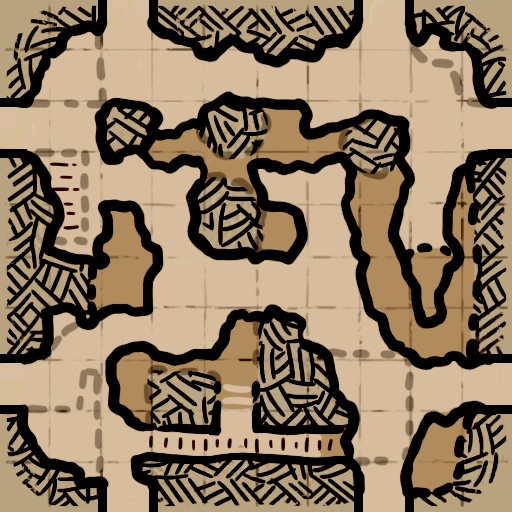
#> input picture data/modules/Cave/CaveMaze.png, 512 x 512 px; its folder holds only this picture in this run
$ python -i microgrid.py   (imports and definitions only)
#> lines starting #> are read from the running program, lines starting #| are printed output that depends on the picture
### detection/preprocess.py
"""detection/preprocess.py – Image preprocessing utilities.

All functions are pure (no side-effects, no global state) and accept a
PIL Image as their primary argument.  NumPy and OpenCV are used when
available; PIL-only fallbacks are provided for environments that have
only Pillow installed.
"""

from __future__ import annotations

from typing import Optional, Tuple

try:
    from PIL import Image, ImageFilter, ImageOps
    _HAVE_PIL = True
except ImportError:
    _HAVE_PIL = False

try:
    import numpy as np
    _HAVE_NUMPY = True
except ImportError:
    np = None  # type: ignore[assignment]
    _HAVE_NUMPY = False

try:
    import cv2 as _cv2
    _HAVE_CV2 = True
except ImportError:
    _cv2 = None  # type: ignore[assignment]
    _HAVE_CV2 = False


# ---------------------------------------------------------------------------
# Individual preprocessing helpers
# ---------------------------------------------------------------------------

# [130 lines left out: functions to_gray, apply_gamma, apply_clahe, apply_unsharp_mask, apply_autocontrast, not called in this run]


def sobel_edges(arr: "np.ndarray") -> "np.ndarray":
    """Compute Sobel edge magnitude from a 2-D float32 greyscale array.

    Uses a fast 3-tap finite-difference approximation.  Requires NumPy.
    Falls back to computing edges via PIL ``FIND_EDGES`` filter and
    returning a float32 array when NumPy is not available.

    Parameters
    ----------
    arr:
        2-D float32 NumPy array (H × W) with pixel values in [0, 255].

    Returns
    -------
    np.ndarray
        Float32 edge-magnitude array of the same shape as *arr*.
    """
    if _HAVE_NUMPY:
        f = arr.astype(np.float32)
        gx = f[1:-1, 2:] - f[1:-1, :-2]
        gy = f[2:, 1:-1] - f[:-2, 1:-1]
        mag = np.sqrt(gx * gx + gy * gy)
        out = np.zeros(arr.shape, dtype=np.float32)
        out[1:-1, 1:-1] = mag
        return out

    # NumPy not available: delegate to PIL and convert to a list-backed array
    pil_img = Image.fromarray(arr.astype("uint8") if hasattr(arr, "astype") else arr, mode="L")
    edges_pil = pil_img.filter(ImageFilter.FIND_EDGES)
    # Return as a plain 2-D list-of-lists so callers that check for ndarray
    # degrade gracefully; true ndarray returned only when numpy is present.
    w, h = edges_pil.size
    pixels = list(edges_pil.getdata())
    result = [[float(pixels[r * w + c]) for c in range(w)] for r in range(h)]
    return result  # type: ignore[return-value]


# ---------------------------------------------------------------------------
# Composite preprocessing pipeline
# ---------------------------------------------------------------------------

# [66 lines left out: function preprocess_for_detection, not called in this run]

### detection/microgrid.py
"""detection/microgrid.py – Micro-grid detection for the dungeon-map overlay.

The dungeon map image has a faint 10×10 sub-cell (micro-cell) grid inside
each module tile.  This module detects the micro-cell period and the module
period by:

1. Computing Sobel edge magnitude of the map crop.
2. Summing edge values along columns (proj_x) and rows (proj_y) to get 1-D
   profiles.
3. Applying an FFT to each profile to find the dominant periodic spacing in
   both the micro-cell range and the module range.
4. Resolving which period interpretation best divides the image into an
   integer grid count in [min_grid_size, max_grid_size].
5. Finding the best phase offset for alignment.

An optional **microgrid-first** search (``use_microgrid_first=True``) scans a
coarse grid of candidate windows around the image centre, scores each by FFT
periodicity, and can return the window with the strongest micro-grid signal as
an alternative bbox estimate.

All public functions are pure (no UI, no global state).
"""

from __future__ import annotations

import dataclasses
import math
from typing import Any, Optional

try:
    from PIL import Image, ImageFilter
    _HAVE_PIL = True
except ImportError:
    _HAVE_PIL = False

try:
    import numpy as np
    _HAVE_NUMPY = True
except ImportError:
    np = None  # type: ignore[assignment]
    _HAVE_NUMPY = False

from .preprocess import sobel_edges


# ---------------------------------------------------------------------------
# Configuration dataclass
# ---------------------------------------------------------------------------

@dataclasses.dataclass
class MicrogridConfig:
    """Tuning parameters for micro-grid detection.

    Period search ranges
    --------------------
    min_micro, max_micro : int
        Search range for micro-cell period (pixels per sub-cell).
    min_module, max_module : int
        Search range for module period (pixels per module tile).
    micro_cells : int
        Number of micro-cells per module (always 10 in Dark & Darker).

    Forced periods
    --------------
    force_micro_period : int
        When > 0, override the detected micro-cell period with this value.
    force_module_period : int
        When > 0, override the detected module period with this value.

    Grid size constraints
    ---------------------
    min_grid_size, max_grid_size : int
        Acceptable range for the integer grid count (e.g. a 4×4 to 8×8 map).

    Microgrid-first search
    -----------------------
    use_microgrid_first : bool
        When *True*, scan a coarse grid of candidate windows and return the
        window with the strongest combined micro-grid periodicity signal via
        :func:`search_microgrid_first`.
    mgf_window_frac : float
        Candidate window size as a fraction of the shorter image dimension.
    mgf_search_steps : int
        Number of coarse grid steps along each axis (total windows =
        ``mgf_search_steps ** 2``).
    """

    min_micro: int = 2
    max_micro: int = 30
    min_module: int = 15
    max_module: int = 500
    micro_cells: int = 10
    force_micro_period: int = 0
    force_module_period: int = 0
    min_grid_size: int = 2
    max_grid_size: int = 10
    # Microgrid-first search
    use_microgrid_first: bool = False
    mgf_window_frac: float = 0.5
    mgf_search_steps: int = 7


# ---------------------------------------------------------------------------
# Result dataclass
# ---------------------------------------------------------------------------

@dataclasses.dataclass
class MicrogridResult:
    """Outcome of :func:`detect_microgrid`.

    Attributes
    ----------
    module_step_x, module_step_y : int
        Module tile size in pixels along each axis.
    micro_step_x, micro_step_y : int
        Micro-cell size in pixels along each axis.
    offset_x, offset_y : int
        Phase offset (in pixels from the crop origin) that best aligns
        the micro-grid.
    periodicity_score_x, periodicity_score_y : float
        FFT peak magnitude for the dominant micro-cell period.
    mgf_bbox : tuple or None
        ``(x, y, w, h)`` of the best-scoring window from the
        microgrid-first search (only populated when
        ``config.use_microgrid_first`` is *True*).
    mgf_score : float
        Combined periodicity score of *mgf_bbox*.
    log : list
        Human-readable debug log lines.
    _proj_x, _proj_y : array-like
        1-D edge projection profiles (NumPy arrays or plain lists).
    _edges : array-like or None
        Full edge-magnitude image (NumPy array) or *None* in PIL-only mode.
    """

    module_step_x: int
    module_step_y: int
    micro_step_x: int
    micro_step_y: int
    offset_x: int
    offset_y: int
    periodicity_score_x: float
    periodicity_score_y: float
    mgf_bbox: Optional[tuple]
    mgf_score: float
    log: list
    _proj_x: Any
    _proj_y: Any
    _edges: Any


# ---------------------------------------------------------------------------
# Period detection helpers
# ---------------------------------------------------------------------------

# [39 lines left out: function _detect_period_numpy, not called in this run]


def _detect_period_numpy_top10(
    profile: "np.ndarray",
    min_p: int,
    max_p: int,
) -> "tuple[int, float, dict]":
    """Like :func:`_detect_period_numpy` but also returns the top-10 scores.

    Parameters
    ----------
    profile:
        1-D NumPy array of edge-projection values.
    min_p, max_p:
        Search range for the period (inclusive), in pixels.

    Returns
    -------
    (best_period, best_score, scores_dict)
        *scores_dict* maps ``period → FFT_magnitude`` for the top-10
        candidate periods.
    """
    n = len(profile)
    if n < min_p * 2:
        return min_p, 0.0, {}
    centered = profile.astype(float) - profile.mean()
    n2 = 1
    while n2 < n:
        n2 <<= 1
    fft_mag = np.abs(np.fft.rfft(centered, n=n2))
    freqs   = np.fft.rfftfreq(n2)
    with np.errstate(divide="ignore", invalid="ignore"):
        periods_arr = np.where(freqs > 0, 1.0 / freqs, np.inf)
    mask = (periods_arr >= min_p) & (periods_arr <= max_p)
    if not mask.any():
        return min_p, 0.0, {}
    masked_mag  = fft_mag[mask]
    masked_per  = periods_arr[mask]
    masked_freq = freqs[mask]
    best_i      = int(np.argmax(masked_mag))
    peak_freq   = float(masked_freq[best_i])
    period      = int(round(1.0 / peak_freq)) if peak_freq > 0 else min_p
    period      = max(min_p, min(max_p, period))
    top_idx = np.argsort(masked_mag)[::-1][:10]
    scores: dict = {}
    for i in top_idx:
        pf = float(masked_freq[i])
        p  = int(round(1.0 / pf)) if pf > 0 else min_p
        p  = max(min_p, min(max_p, p))
        scores[p] = float(masked_mag[i])
    return period, float(masked_mag[best_i]), scores


# [27 lines left out: function _detect_period_pil, not called in this run]


# ---------------------------------------------------------------------------
# Phase (offset) helpers
# ---------------------------------------------------------------------------

def _find_best_offset(profile: Any, period: int) -> int:
    """Find the phase offset that maximises the comb-sum of *profile*.

    Tries all offsets in ``[0, period)`` and returns the one where the sum
    of ``profile[offset], profile[offset+period], profile[offset+2*period],
    …`` is highest.

    Parameters
    ----------
    profile:
        1-D NumPy array or plain Python list of edge-projection values.
    period:
        Detected period in pixels.

    Returns
    -------
    int
        Best phase offset in ``[0, period)``.
    """
    if period <= 0:
        return 0
    if _HAVE_NUMPY and hasattr(profile, "dtype"):
        best, best_o = -1e18, 0
        for o in range(period):
            idx = np.arange(o, len(profile), period)
            s   = float(profile[idx].sum())
            if s > best:
                best, best_o = s, o
        return best_o
    # Pure-Python fallback
    best, best_o = -1e18, 0
    for o in range(period):
        s = sum(profile[i] for i in range(o, len(profile), period))
        if s > best:
            best, best_o = s, o
    return best_o


# ---------------------------------------------------------------------------
# Period resolution
# ---------------------------------------------------------------------------

def _resolve_period(
    size: int,
    mod_p: int,
    mod_score: float,
    mic_p: int,
    mic_score: float,
    config: MicrogridConfig,
) -> "tuple[int, int]":
    """Choose between module-period and micro-period interpretations.

    Both ``mod_p`` (module period) and ``mic_p * micro_cells`` (inferred
    module period from micro-cell period) are evaluated by how evenly they
    divide *size* into an integer count in
    ``[config.min_grid_size, config.max_grid_size]``.  The interpretation
    with the better grid-quality score is returned.

    Parameters
    ----------
    size:
        Image dimension in pixels (width for cols, height for rows).
    mod_p:
        Detected module period (pixels per module tile).
    mod_score:
        FFT magnitude for *mod_p* (used as tiebreaker).
    mic_p:
        Detected micro-cell period (pixels per micro-cell).
    mic_score:
        FFT magnitude for *mic_p* (used as tiebreaker).
    config:
        Microgrid configuration.

    Returns
    -------
    (module_step, micro_step)
        Both values are integers in pixels.
    """
    min_gs      = config.min_grid_size
    max_gs      = config.max_grid_size
    micro_cells = config.micro_cells

    def grid_quality(p: int) -> float:
        if p <= 0:
            return 0.0
        gs = size / p
        if gs < min_gs or gs > max_gs:
            return 0.0
        return 1.0 - abs(gs - round(gs))

    q_mod = grid_quality(mod_p)
    q_mic = grid_quality(mic_p * micro_cells)

    if q_mod >= q_mic:
        return mod_p, max(1, round(mod_p / micro_cells))
    return mic_p * micro_cells, mic_p


# ---------------------------------------------------------------------------
# Microgrid-first window search
# ---------------------------------------------------------------------------

# [82 lines left out: function search_microgrid_first, not called in this run]


# ---------------------------------------------------------------------------
# Main entry point
# ---------------------------------------------------------------------------

def detect_microgrid(
    map_img: "Image.Image",
    config: Optional[MicrogridConfig] = None,
) -> MicrogridResult:
    """Detect micro-grid spacing and phase from a cropped map image.

    The function computes Sobel edge magnitude, sums it along each axis to
    produce 1-D profiles, runs FFT period detection in both the micro-cell
    and module period ranges, resolves which interpretation best fits an
    integer grid, and finds the best phase offset for alignment.

    Parameters
    ----------
    map_img:
        Greyscale (or any mode) PIL Image of just the map crop.
    config:
        :class:`MicrogridConfig` instance.  Uses defaults when *None*.

    Returns
    -------
    :class:`MicrogridResult`
    """
    if config is None:
        config = MicrogridConfig()

    log: list = []
    W, H = map_img.size

    min_micro  = config.min_micro
    max_micro  = config.max_micro
    min_module = config.min_module
    max_module = config.max_module

    gray = map_img.convert("L")

    if _HAVE_NUMPY:
        arr   = np.asarray(gray, dtype=np.float32)
        edges = sobel_edges(arr)
        edges_arr = np.asarray(edges)
        proj_x = edges_arr.sum(axis=0)   # shape (W,)
        proj_y = edges_arr.sum(axis=1)   # shape (H,)

        # Module period detection
        mod_px, mod_sx, mod_scores_x = _detect_period_numpy_top10(
            proj_x, min_module, min(max_module, W // 2)
        )
        mod_py, mod_sy, mod_scores_y = _detect_period_numpy_top10(
            proj_y, min_module, min(max_module, H // 2)
        )
        # Micro-cell period detection
        mic_px, mic_sx, mic_scores_x = _detect_period_numpy_top10(
            proj_x, min_micro, max_micro
        )
        mic_py, mic_sy, mic_scores_y = _detect_period_numpy_top10(
            proj_y, min_micro, max_micro
        )

        # Apply forced periods
        if config.force_module_period > 0:
            mod_px = mod_py = config.force_module_period
            log.append(f"force_module_period={config.force_module_period}")
        if config.force_micro_period > 0:
            mic_px = mic_py = config.force_micro_period
            log.append(f"force_micro_period={config.force_micro_period}")

        log.append(
            f"module_period x={mod_px}(score={mod_sx:.1f}) y={mod_py}(score={mod_sy:.1f})"
        )
        log.append(
            f"micro_period  x={mic_px}(score={mic_sx:.1f}) y={mic_py}(score={mic_sy:.1f})"
        )

        step_x, micro_step_x = _resolve_period(W, mod_px, mod_sx, mic_px, mic_sx, config)
        step_y, micro_step_y = _resolve_period(H, mod_py, mod_sy, mic_py, mic_sy, config)

        offset_x = _find_best_offset(proj_x, max(1, micro_step_x))
        offset_y = _find_best_offset(proj_y, max(1, micro_step_y))

        log.append(
            f"resolved step x={step_x} micro_x={micro_step_x} offset_x={offset_x}"
        )
        log.append(
            f"resolved step y={step_y} micro_y={micro_step_y} offset_y={offset_y}"
        )

        mgf_bbox: Optional[tuple] = None
        mgf_score = 0.0
        if config.use_microgrid_first:
            mgf_bbox, mgf_score = search_microgrid_first(map_img, config)
            log.append(f"microgrid_first bbox={mgf_bbox} score={mgf_score:.1f}")

        return MicrogridResult(
            module_step_x=step_x,
            module_step_y=step_y,
            micro_step_x=micro_step_x,
            micro_step_y=micro_step_y,
            offset_x=offset_x,
            offset_y=offset_y,
            periodicity_score_x=mic_sx,
            periodicity_score_y=mic_sy,
            mgf_bbox=mgf_bbox,
            mgf_score=mgf_score,
            log=log,
            _proj_x=proj_x,
            _proj_y=proj_y,
            _edges=edges_arr,
        )

    # ------------------------------------------------------------------
    # PIL-only fallback
    # ------------------------------------------------------------------
    edges_pil = gray.filter(ImageFilter.FIND_EDGES)
    W2, H2    = edges_pil.size
    pixels    = list(edges_pil.getdata())
    proj_x2: list = [0.0] * W2
    proj_y2: list = [0.0] * H2
    for r in range(H2):
        for c in range(W2):
            v = pixels[r * W2 + c]
            proj_x2[c] += v
            proj_y2[r] += v

    mod_px, mod_sx = _detect_period_pil(proj_x2, min_module, min(max_module, W2 // 2))
    mod_py, mod_sy = _detect_period_pil(proj_y2, min_module, min(max_module, H2 // 2))
    mic_px, mic_sx = _detect_period_pil(proj_x2, min_micro, max_micro)
    mic_py, mic_sy = _detect_period_pil(proj_y2, min_micro, max_micro)

    if config.force_module_period > 0:
        mod_px = mod_py = config.force_module_period
        log.append(f"force_module_period={config.force_module_period}")
    if config.force_micro_period > 0:
        mic_px = mic_py = config.force_micro_period
        log.append(f"force_micro_period={config.force_micro_period}")

    log.append(f"module_period x={mod_px}(score={mod_sx:.1f}) y={mod_py}(score={mod_sy:.1f})")
    log.append(f"micro_period  x={mic_px}(score={mic_sx:.1f}) y={mic_py}(score={mic_sy:.1f})")

    step_x, micro_step_x = _resolve_period(W2, mod_px, mod_sx, mic_px, mic_sx, config)
    step_y, micro_step_y = _resolve_period(H2, mod_py, mod_sy, mic_py, mic_sy, config)

    offset_x = _find_best_offset(proj_x2, max(1, micro_step_x))
    offset_y = _find_best_offset(proj_y2, max(1, micro_step_y))

    log.append(f"resolved step x={step_x} micro_x={micro_step_x} offset_x={offset_x}")
    log.append(f"resolved step y={step_y} micro_y={micro_step_y} offset_y={offset_y}")

    mgf_bbox = None
    mgf_score = 0.0
    if config.use_microgrid_first:
        mgf_bbox, mgf_score = search_microgrid_first(map_img, config)
        log.append(f"microgrid_first bbox={mgf_bbox} score={mgf_score:.1f}")

    return MicrogridResult(
        module_step_x=step_x,
        module_step_y=step_y,
        micro_step_x=micro_step_x,
        micro_step_y=micro_step_y,
        offset_x=offset_x,
        offset_y=offset_y,
        periodicity_score_x=mic_sx,
        periodicity_score_y=mic_sy,
        mgf_bbox=mgf_bbox,
        mgf_score=mgf_score,
        log=log,
        _proj_x=proj_x2,
        _proj_y=proj_y2,
        _edges=None,
    )

>>> from PIL import Image
>>> picture = Image.open('../data/modules/Cave/CaveMaze.png')
#> picture is the input picture: PIL image 512x512 RGBA; mean R, G, B, A 139.8, 120, 94.5, 255
>>> result = detect_microgrid(picture)
#> in detect_microgrid, `gray = map_img.convert("L")`:
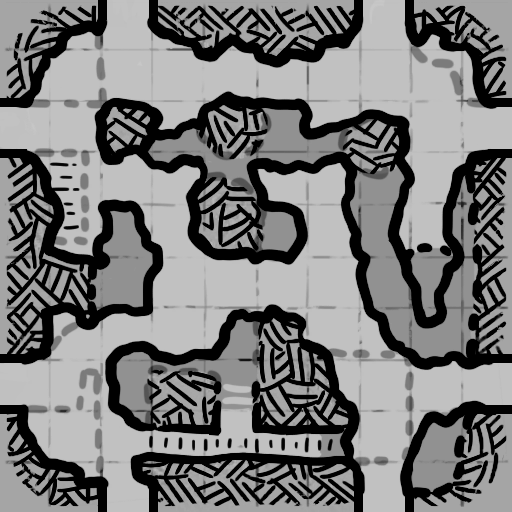
#> gray: PIL image 512x512 L; min 0, max 200, mean 122.9
#> in sobel_edges, `gx = f[1:-1, 2:] - f[1:-1, :-2]`:
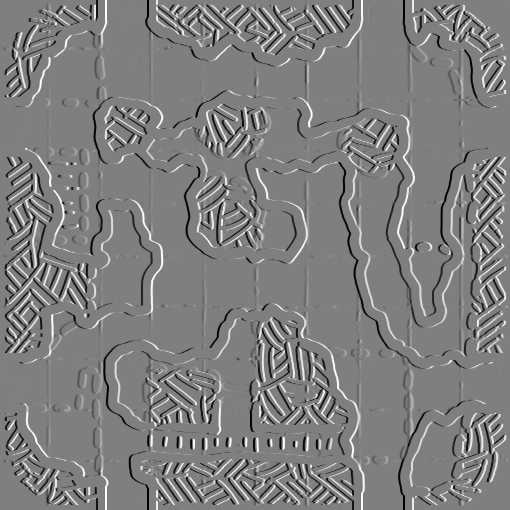
#> gx: shape (510, 510) float32; min -195, max 195, mean 0; drawn with min black and max white
#> in sobel_edges, `gy = f[2:, 1:-1] - f[:-2, 1:-1]`:
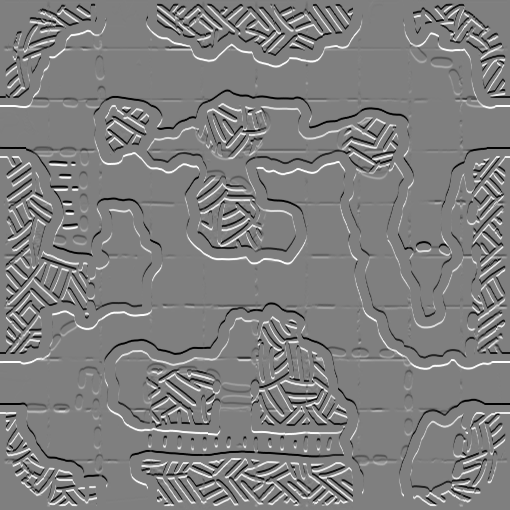
#> gy: shape (510, 510) float32; min -195, max 195, mean 0; drawn with min black and max white
#> (the rest of the program and of its run is left out)
